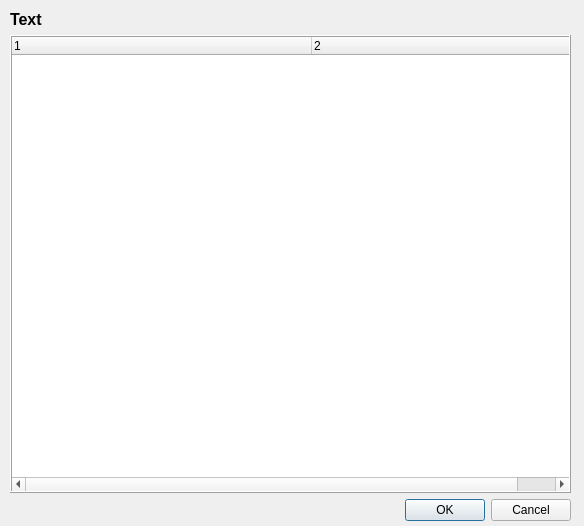
<?xml version="1.0" encoding="UTF-8"?>
<ui version="4.0">
 <class>CStatus</class>
 <widget class="QDialog" name="CStatus">
  <property name="geometry">
   <rect>
    <x>0</x>
    <y>0</y>
    <width>584</width>
    <height>526</height>
   </rect>
  </property>
  <property name="windowTitle">
   <string>Dialog</string>
  </property>
  <widget class="QWidget" name="verticalLayoutWidget">
   <property name="geometry">
    <rect>
     <x>10</x>
     <y>10</y>
     <width>561</width>
     <height>511</height>
    </rect>
   </property>
   <layout class="QVBoxLayout" name="verticalLayout">
    <item>
     <widget class="QLabel" name="lblStatus">
      <property name="font">
       <font>
        <pointsize>12</pointsize>
        <weight>75</weight>
        <bold>true</bold>
       </font>
      </property>
      <property name="text">
       <string>Text</string>
      </property>
     </widget>
    </item>
    <item>
     <widget class="QTreeWidget" name="tblStatus">
      <property name="focusPolicy">
       <enum>Qt::NoFocus</enum>
      </property>
      <property name="contextMenuPolicy">
       <enum>Qt::NoContextMenu</enum>
      </property>
      <property name="toolTip">
       <string>Aktions-Protokoll des Updates</string>
      </property>
      <property name="autoFillBackground">
       <bool>true</bool>
      </property>
      <property name="frameShape">
       <enum>QFrame::Box</enum>
      </property>
      <property name="frameShadow">
       <enum>QFrame::Raised</enum>
      </property>
      <property name="editTriggers">
       <set>QAbstractItemView::NoEditTriggers</set>
      </property>
      <property name="tabKeyNavigation">
       <bool>false</bool>
      </property>
      <property name="showDropIndicator" stdset="0">
       <bool>false</bool>
      </property>
      <property name="dragDropOverwriteMode">
       <bool>false</bool>
      </property>
      <property name="alternatingRowColors">
       <bool>true</bool>
      </property>
      <property name="selectionMode">
       <enum>QAbstractItemView::NoSelection</enum>
      </property>
      <property name="selectionBehavior">
       <enum>QAbstractItemView::SelectRows</enum>
      </property>
      <property name="textElideMode">
       <enum>Qt::ElideNone</enum>
      </property>
      <property name="itemsExpandable">
       <bool>false</bool>
      </property>
      <property name="animated">
       <bool>false</bool>
      </property>
      <property name="expandsOnDoubleClick">
       <bool>false</bool>
      </property>
      <property name="columnCount">
       <number>2</number>
      </property>
      <attribute name="headerDefaultSectionSize">
       <number>300</number>
      </attribute>
      <attribute name="headerMinimumSectionSize">
       <number>300</number>
      </attribute>
      <attribute name="headerStretchLastSection">
       <bool>true</bool>
      </attribute>
      <column>
       <property name="text">
        <string notr="true">1</string>
       </property>
      </column>
      <column>
       <property name="text">
        <string notr="true">2</string>
       </property>
      </column>
     </widget>
    </item>
    <item>
     <widget class="QDialogButtonBox" name="buttonBox">
      <property name="orientation">
       <enum>Qt::Horizontal</enum>
      </property>
      <property name="standardButtons">
       <set>QDialogButtonBox::Cancel|QDialogButtonBox::Ok</set>
      </property>
     </widget>
    </item>
   </layout>
  </widget>
 </widget>
 <resources/>
 <connections>
  <connection>
   <sender>buttonBox</sender>
   <signal>accepted()</signal>
   <receiver>CStatus</receiver>
   <slot>accept()</slot>
   <hints>
    <hint type="sourcelabel">
     <x>248</x>
     <y>254</y>
    </hint>
    <hint type="destinationlabel">
     <x>157</x>
     <y>274</y>
    </hint>
   </hints>
  </connection>
  <connection>
   <sender>buttonBox</sender>
   <signal>rejected()</signal>
   <receiver>CStatus</receiver>
   <slot>reject()</slot>
   <hints>
    <hint type="sourcelabel">
     <x>316</x>
     <y>260</y>
    </hint>
    <hint type="destinationlabel">
     <x>286</x>
     <y>274</y>
    </hint>
   </hints>
  </connection>
 </connections>
</ui>
